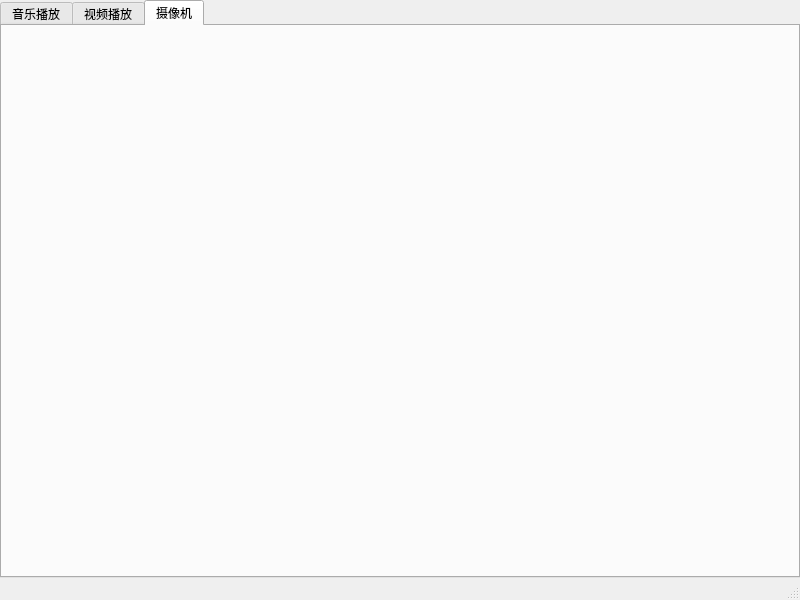
<?xml version="1.0" encoding="UTF-8"?>
<ui version="4.0">
 <class>MainWindow</class>
 <widget class="QMainWindow" name="MainWindow">
  <property name="geometry">
   <rect>
    <x>0</x>
    <y>0</y>
    <width>800</width>
    <height>600</height>
   </rect>
  </property>
  <property name="windowTitle">
   <string>MainWindow</string>
  </property>
  <widget class="QWidget" name="centralwidget">
   <layout class="QVBoxLayout" name="verticalLayout">
    <property name="spacing">
     <number>0</number>
    </property>
    <property name="leftMargin">
     <number>0</number>
    </property>
    <property name="topMargin">
     <number>0</number>
    </property>
    <property name="rightMargin">
     <number>0</number>
    </property>
    <property name="bottomMargin">
     <number>0</number>
    </property>
    <item>
     <widget class="QTabWidget" name="tabWidget">
      <property name="currentIndex">
       <number>2</number>
      </property>
      <widget class="QWidget" name="tab">
       <attribute name="title">
        <string>音乐播放</string>
       </attribute>
       <layout class="QVBoxLayout" name="verticalLayout_2">
        <property name="spacing">
         <number>0</number>
        </property>
        <property name="leftMargin">
         <number>0</number>
        </property>
        <property name="topMargin">
         <number>0</number>
        </property>
        <property name="rightMargin">
         <number>0</number>
        </property>
        <property name="bottomMargin">
         <number>0</number>
        </property>
        <item>
         <widget class="MusicPlayerForm" name="widget" native="true"/>
        </item>
       </layout>
      </widget>
      <widget class="QWidget" name="tab_2">
       <attribute name="title">
        <string>视频播放</string>
       </attribute>
       <layout class="QVBoxLayout" name="verticalLayout_3">
        <item>
         <widget class="VideoPlayerForm" name="widget_2" native="true"/>
        </item>
       </layout>
      </widget>
      <widget class="QWidget" name="tab_3">
       <attribute name="title">
        <string>摄像机</string>
       </attribute>
       <layout class="QVBoxLayout" name="verticalLayout_4">
        <item>
         <widget class="VideoForm" name="widget_3" native="true"/>
        </item>
       </layout>
      </widget>
     </widget>
    </item>
   </layout>
  </widget>
  <widget class="QMenuBar" name="menubar">
   <property name="geometry">
    <rect>
     <x>0</x>
     <y>0</y>
     <width>800</width>
     <height>26</height>
    </rect>
   </property>
  </widget>
  <widget class="QStatusBar" name="statusbar"/>
 </widget>
 <customwidgets>
  <customwidget>
   <class>VideoPlayerForm</class>
   <extends>QWidget</extends>
   <header>videoplayerform.h</header>
   <container>1</container>
  </customwidget>
  <customwidget>
   <class>MusicPlayerForm</class>
   <extends>QWidget</extends>
   <header>musicplayerform.h</header>
   <container>1</container>
  </customwidget>
  <customwidget>
   <class>VideoForm</class>
   <extends>QWidget</extends>
   <header location="global">videoform.h</header>
   <container>1</container>
  </customwidget>
 </customwidgets>
 <resources/>
 <connections/>
</ui>
